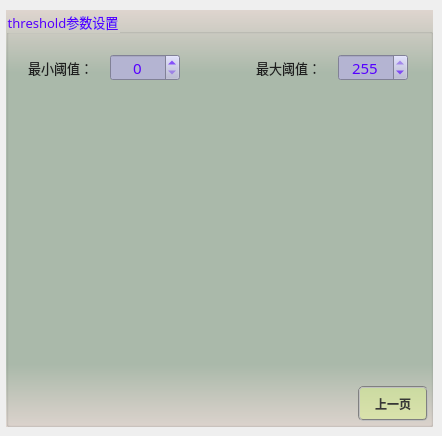
       <widget class="QWidget" name="page_3">
        <widget class="QGroupBox" name="groupParam_28">
         <property name="geometry">
          <rect>
           <x>6</x>
           <y>10</y>
           <width>427</width>
           <height>417</height>
          </rect>
         </property>
         <property name="font">
          <font>
           <family>微软雅黑</family>
           <pointsize>10</pointsize>
          </font>
         </property>
         <property name="styleSheet">
          <string notr="true">background-color: qlineargradient(x1:0, y1:0, x2:0, y2:1, stop:0 #dfd5cf, stop: 0.15 #acbbac, stop: 0.85 #acbbac,stop:1 #dfd5cf);
color: rgb(85, 0, 255);</string>
         </property>
         <property name="title">
          <string>threshold参数设置</string>
         </property>
         <widget class="QLabel" name="label_56">
          <property name="geometry">
           <rect>
            <x>22</x>
            <y>48</y>
            <width>79</width>
            <height>19</height>
           </rect>
          </property>
          <property name="font">
           <font>
            <family>微软雅黑</family>
            <pointsize>10</pointsize>
           </font>
          </property>
          <property name="styleSheet">
           <string notr="true">color: rgb(30, 30, 30);
background: transparent;</string>
          </property>
          <property name="text">
           <string>最小阈值：</string>
          </property>
         </widget>
         <widget class="QSpinBox" name="spinMinThresh">
          <property name="geometry">
           <rect>
            <x>104</x>
            <y>44</y>
            <width>70</width>
            <height>27</height>
           </rect>
          </property>
          <property name="font">
           <font>
            <family>微软雅黑</family>
            <pointsize>11</pointsize>
           </font>
          </property>
          <property name="styleSheet">
           <string notr="true">QWidget{color: rgb(85, 0, 255);background-color: rgb(180, 180, 210);}
QSpinBox::up-button{
    border:transparent;
}
QSpinBox::down-button{
    border:transparent;
}
QSpinBox::up-arrow{
    image:url(:/resource/up.png);
}
QSpinBox::down-arrow{
    image:url(:/resource/down.png);
}</string>
          </property>
          <property name="alignment">
           <set>Qt::AlignCenter</set>
          </property>
          <property name="minimum">
           <number>0</number>
          </property>
          <property name="maximum">
           <number>254</number>
          </property>
          <property name="singleStep">
           <number>1</number>
          </property>
          <property name="value">
           <number>0</number>
          </property>
         </widget>
         <widget class="QPushButton" name="btnThreshBack">
          <property name="geometry">
           <rect>
            <x>352</x>
            <y>376</y>
            <width>70</width>
            <height>35</height>
           </rect>
          </property>
          <property name="minimumSize">
           <size>
            <width>70</width>
            <height>30</height>
           </size>
          </property>
          <property name="font">
           <font>
            <family>微软雅黑</family>
            <pointsize>9</pointsize>
            <weight>75</weight>
            <italic>false</italic>
            <bold>true</bold>
           </font>
          </property>
          <property name="styleSheet">
           <string notr="true">QWidget{ background-color: rgba(225, 255, 127,100);}
QWidget{ color: rgb(55, 55, 55);}
QWidget{ border: 2px groove gray;border-radius: 5px;padding: 2px 4px;}
QPushButton:hover{ background-color: rgba(225, 255, 127,150);}
QPushButton:pressed{background-color: rgba(225, 255, 127,255);}</string>
          </property>
          <property name="text">
           <string>上一页</string>
          </property>
         </widget>
         <widget class="QLabel" name="label_57">
          <property name="geometry">
           <rect>
            <x>250</x>
            <y>48</y>
            <width>79</width>
            <height>19</height>
           </rect>
          </property>
          <property name="font">
           <font>
            <family>微软雅黑</family>
            <pointsize>10</pointsize>
           </font>
          </property>
          <property name="styleSheet">
           <string notr="true">color: rgb(30, 30, 30);
background: transparent;</string>
          </property>
          <property name="text">
           <string>最大阈值：</string>
          </property>
         </widget>
         <widget class="QSpinBox" name="spinMaxThresh">
          <property name="geometry">
           <rect>
            <x>332</x>
            <y>44</y>
            <width>70</width>
            <height>27</height>
           </rect>
          </property>
          <property name="font">
           <font>
            <family>微软雅黑</family>
            <pointsize>11</pointsize>
           </font>
          </property>
          <property name="styleSheet">
           <string notr="true">QWidget{color: rgb(85, 0, 255);background-color: rgb(180, 180, 210);}
QSpinBox::up-button{
    border:transparent;
}
QSpinBox::down-button{
    border:transparent;
}
QSpinBox::up-arrow{
    image:url(:/resource/up.png);
}
QSpinBox::down-arrow{
    image:url(:/resource/down.png);
}</string>
          </property>
          <property name="alignment">
           <set>Qt::AlignCenter</set>
          </property>
          <property name="minimum">
           <number>1</number>
          </property>
          <property name="maximum">
           <number>255</number>
          </property>
          <property name="singleStep">
           <number>1</number>
          </property>
          <property name="value">
           <number>255</number>
          </property>
         </widget>
        </widget>
       </widget>
